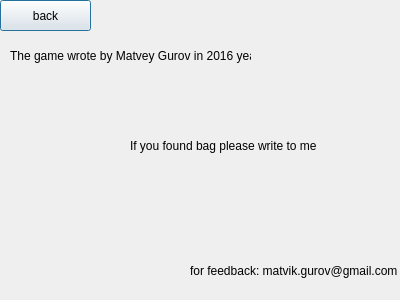
<?xml version="1.0" encoding="UTF-8"?>
<ui version="4.0">
 <class>Dialog</class>
 <widget class="QDialog" name="Dialog">
  <property name="geometry">
   <rect>
    <x>0</x>
    <y>0</y>
    <width>400</width>
    <height>300</height>
   </rect>
  </property>
  <property name="windowTitle">
   <string>Dialog</string>
  </property>
  <widget class="QPushButton" name="pushButton">
   <property name="geometry">
    <rect>
     <x>0</x>
     <y>0</y>
     <width>91</width>
     <height>31</height>
    </rect>
   </property>
   <property name="text">
    <string>back</string>
   </property>
  </widget>
  <widget class="QLabel" name="label">
   <property name="geometry">
    <rect>
     <x>10</x>
     <y>30</y>
     <width>241</width>
     <height>51</height>
    </rect>
   </property>
   <property name="text">
    <string>The game wrote by Matvey Gurov in 2016 year</string>
   </property>
  </widget>
  <widget class="QLabel" name="label_2">
   <property name="geometry">
    <rect>
     <x>190</x>
     <y>250</y>
     <width>211</width>
     <height>41</height>
    </rect>
   </property>
   <property name="text">
    <string>for feedback: matvik.gurov@gmail.com</string>
   </property>
  </widget>
  <widget class="QLabel" name="label_3">
   <property name="geometry">
    <rect>
     <x>130</x>
     <y>110</y>
     <width>241</width>
     <height>71</height>
    </rect>
   </property>
   <property name="text">
    <string>If you found bag please write to me</string>
   </property>
  </widget>
 </widget>
 <resources/>
 <connections/>
</ui>
